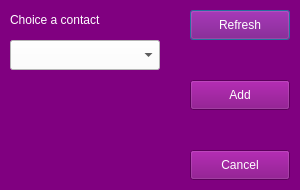
<?xml version="1.0" encoding="UTF-8"?>
<ui version="4.0">
 <class>Dialog</class>
 <widget class="QDialog" name="Dialog">
  <property name="geometry">
   <rect>
    <x>0</x>
    <y>0</y>
    <width>300</width>
    <height>190</height>
   </rect>
  </property>
  <property name="sizePolicy">
   <sizepolicy hsizetype="Fixed" vsizetype="Fixed">
    <horstretch>0</horstretch>
    <verstretch>0</verstretch>
   </sizepolicy>
  </property>
  <property name="minimumSize">
   <size>
    <width>300</width>
    <height>190</height>
   </size>
  </property>
  <property name="maximumSize">
   <size>
    <width>300</width>
    <height>190</height>
   </size>
  </property>
  <property name="windowTitle">
   <string>Add Contact</string>
  </property>
  <property name="styleSheet">
   <string notr="true">background-color: purple;
color: white;
font: 63 12pt &quot;Lucida Sans&quot;;</string>
  </property>
  <widget class="QComboBox" name="comboBox">
   <property name="geometry">
    <rect>
     <x>10</x>
     <y>40</y>
     <width>150</width>
     <height>30</height>
    </rect>
   </property>
   <property name="styleSheet">
    <string notr="true">background-color: white;
color: black;</string>
   </property>
  </widget>
  <widget class="QPushButton" name="btn_refresh">
   <property name="geometry">
    <rect>
     <x>190</x>
     <y>10</y>
     <width>100</width>
     <height>30</height>
    </rect>
   </property>
   <property name="text">
    <string>Refresh</string>
   </property>
  </widget>
  <widget class="QLabel" name="lbl_contacts">
   <property name="geometry">
    <rect>
     <x>10</x>
     <y>10</y>
     <width>150</width>
     <height>20</height>
    </rect>
   </property>
   <property name="text">
    <string>Choice a contact</string>
   </property>
  </widget>
  <widget class="QPushButton" name="btn_add">
   <property name="geometry">
    <rect>
     <x>190</x>
     <y>80</y>
     <width>100</width>
     <height>30</height>
    </rect>
   </property>
   <property name="text">
    <string>Add</string>
   </property>
  </widget>
  <widget class="QPushButton" name="btn_cancel">
   <property name="geometry">
    <rect>
     <x>190</x>
     <y>150</y>
     <width>100</width>
     <height>30</height>
    </rect>
   </property>
   <property name="text">
    <string>Cancel</string>
   </property>
  </widget>
 </widget>
 <resources/>
 <connections/>
</ui>
